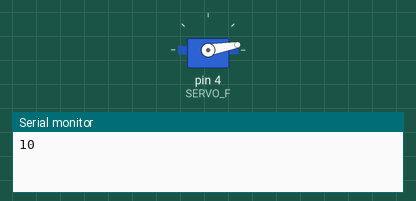
This sketch was run on a simulated Arduino Uno, built with avr-gcc and run on an emulated ATmega328P. Shown: servo, the last lines printed to the serial monitor.

Above: at 0.05 s.
At 1.65 s:
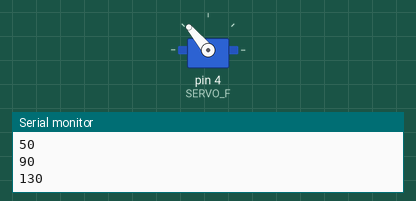
At 3.25 s:
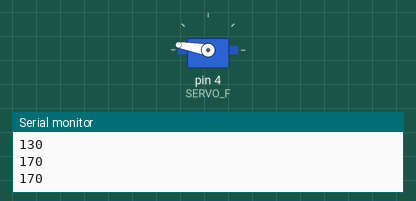
At 6.5 s:
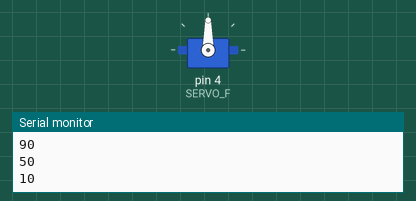
Timing chart, 0 to 8.5 s (numbered marks = the images above):
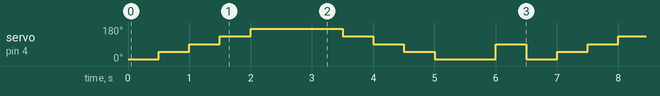

Measured:
- by itself, servo on pin 4 (SERVO_F): repeats every 6.5 s: 90° 0.50 s, 130° 0.50 s, 170° 1.5 s, 130° 0.50 s, 90° 0.50 s, 50° 0.50 s, 10° 1.0 s, 90° 0.50 s, 10° 0.50 s, 50° 0.50 s

The sketch:

6_1_servo_motor.ino
```cpp
#include <Servo.h>    //서보모터 라이브러리 include

// 서보 모터 동작 2번 은 공학센터 부분
// 4번은 반대쪽
#define SERVO_F 4

Servo servo_f;    //서보모터 객체 선언

void setup()
{
    Serial.begin(9600);
    servo_f.attach(SERVO_F);    //서보모터 초기화
}

void loop()
{
    int angle;    //각도 변수 선언

    //30 -> 150도로 서보모터 움직임
    for (angle=10; angle<=170; angle+=40)
    {
        servo_f.write(angle);    //angle(각도)값으로 서보모터 제어
        Serial.println(angle);   //각도 값 출력
        delay(500);              //delay로 각도의 변화 속도를 조절
    }
    delay(500);
    //150 -> 30도로 서보모터 움직임
    for (angle=170; angle>=10; angle-=40)
    {
        servo_f.write(angle);    //angle(각도)값으로 서보모터 제어
        Serial.println(angle);   //각도 값 출력
        delay(500);              //delay로 각도의 변화 속도를 조절
    }
    delay(500);
	servo_f.write(90);    //angle(각도)값으로 서보모터 제어
	delay(500);
}
```
